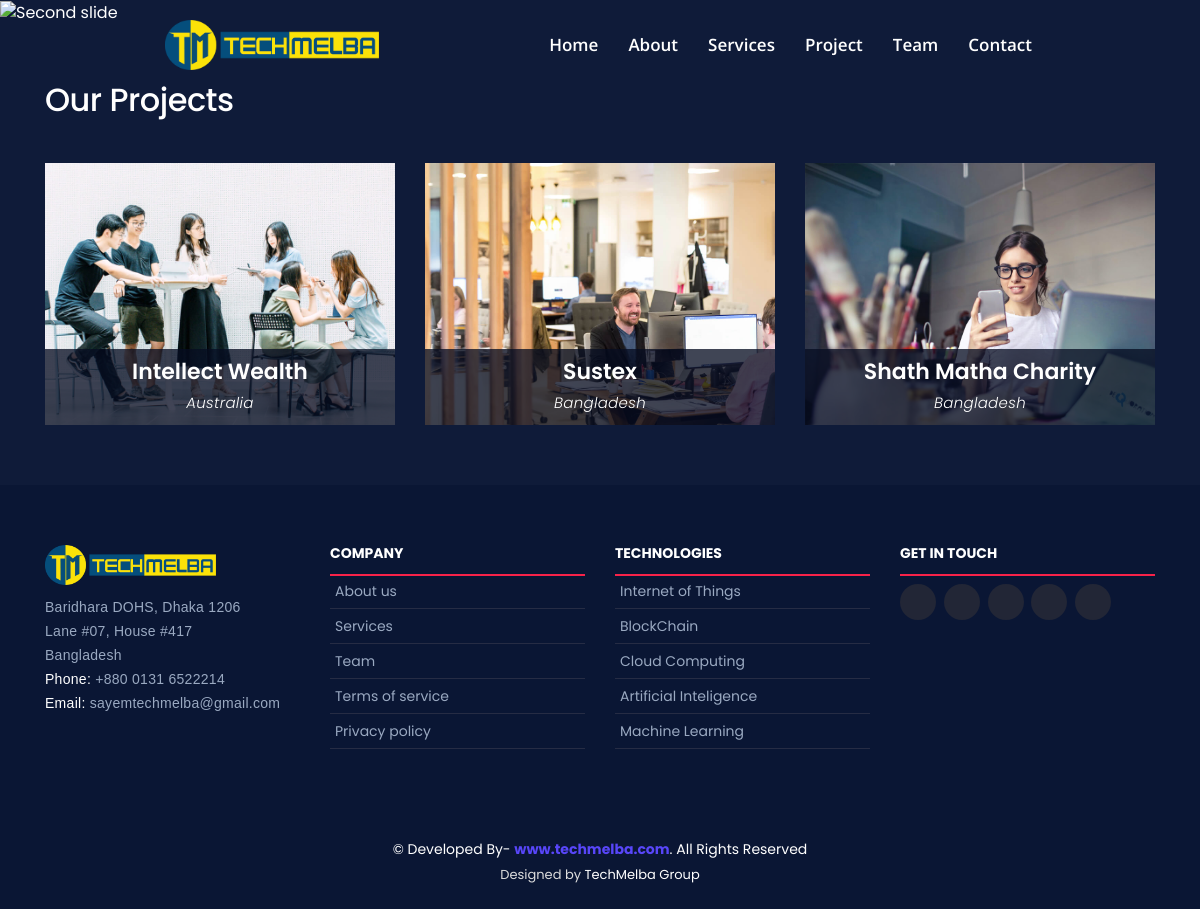
The page /projects/ on the database as committed earlier.
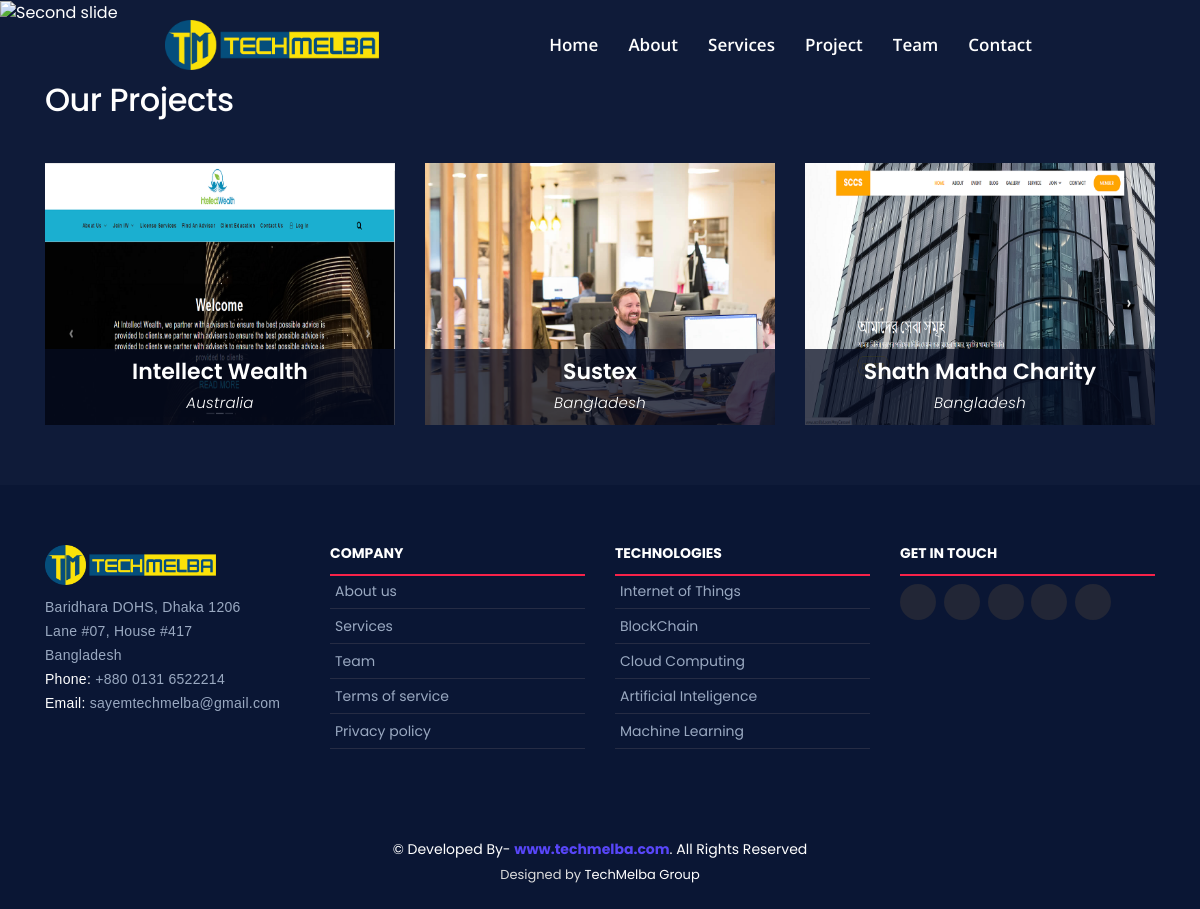
The same page on the database as committed later.
### TechMelba_App/models.py (models this page shows, shortened)
class Projects(models.Model):
    project_title = models.CharField(max_length=200, null=True)
    slug = models.SlugField(max_length=200, null=True)
    project_image = models.ImageField(upload_to='images', null=True)
    project_country = models.CharField(max_length=80, null=True, blank=True)
    project_desc = models.TextField()
    project_tool_desc = models.TextField(blank=True, null=True)
    project_site_link = models.CharField(max_length=120, blank=True, null=True)
    def get_absolute_url(self):
        return reverse('project_detail', args=[self.id, self.slug])

### TechMelba_App/views.py (the view)
# urls.py: path('projects/', OurProject.as_view(), name='Projects'),
class OurProject(View):
    def get(self, request):
        all_project = Projects.objects.all()
        context = {
            'all_project': all_project
        }
        return render(request, 'Home/projects.html', context)

### templates/Home/projects.html (shortened to what this page needs)
{% extends "index.html" %}
{% load static %}
{% block body %}
<div id="myCarousel" class="carousel slide" data-ride="carousel">
    <div class="carousel-inner">
      <div class="carousel-item sayem active">
        <img class="second-slide" src="{% static 'img/banner/s4.jpg' %}" alt="Second slide">
        <div class="container">
          <div class="carousel-caption text-uppercase text-center bg-text" style="padding-bottom:160px;">
          </div>
        </div>
      </div>
    </div>
  </div>
   <section id="speakers">
    <div class="container" data-aos="fade-up">
      <div class="section-header mb-5">
        <h2>Our Projects</h2>
      </div>
      <div class="row">
        {% for p in all_project %}
        <div class="col-lg-4 col-md-6">
          <div class="speaker" data-aos="fade-up" data-aos-delay="100">
            <img src="{{p.project_image.url}}" alt="Speaker 1" class="img-fluid">
            <div class="details">
              <h3><a href="speaker-details.html">{{p.project_title}}</a></h3>
              <p>{{p.project_country}}</p>
            </div>
          </div>
        </div>
        {% endfor %}
      </div>
    </div>
  </section>
{% endblock body %}

Rows that differ between the two databases and show on the page:
changed Projects "Intellect Wealth": project_image: a different picture
changed Projects "Shath Matha Charity": project_image: a different picture
